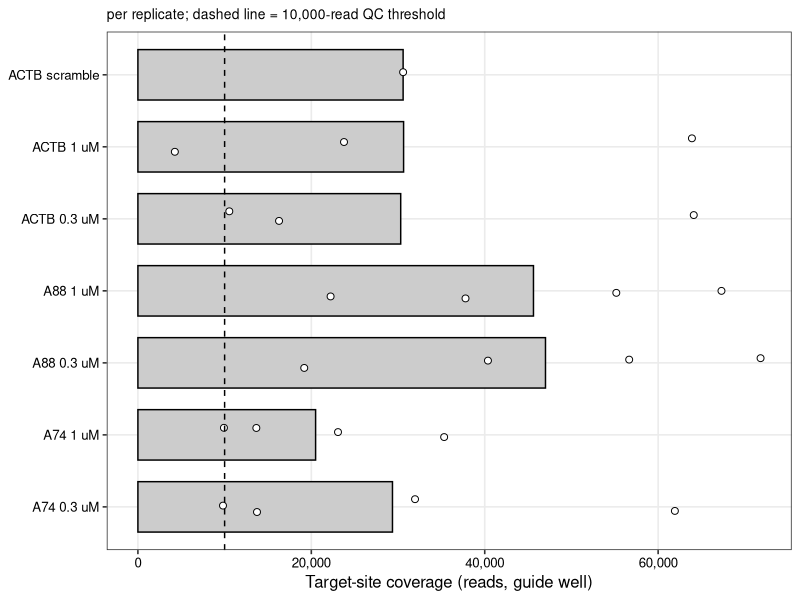
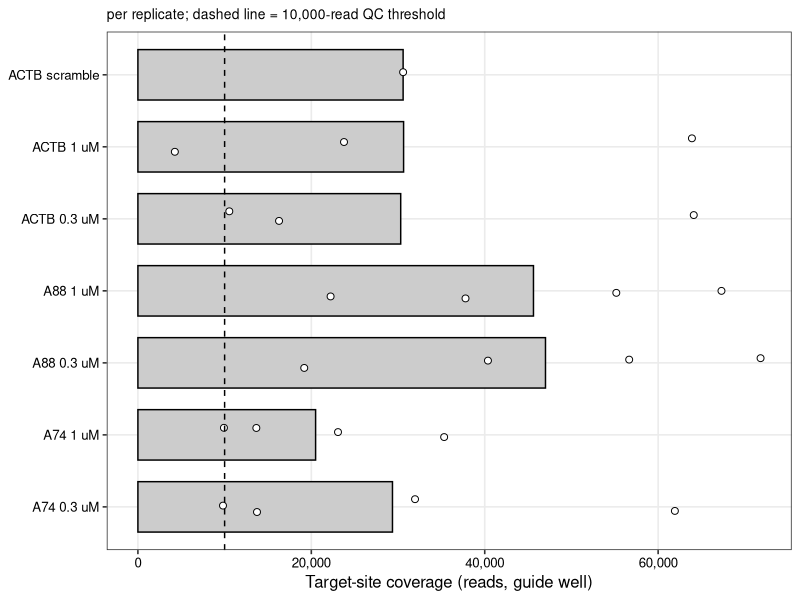

Here is the R script that generated these plots, in order:
# Target-site coverage per condition, read from data/editing_by_rep.csv.
# Replicate identity is explicit (rep column), not implied by row order.
suppressMessages(library(ggplot2)); set.seed(1)
dir.create("results/figures", recursive = TRUE, showWarnings = FALSE)
d <- read.csv("data/editing_by_rep.csv", stringsAsFactors = FALSE)
d$guide_cov <- suppressWarnings(as.numeric(d$guide_cov))
d <- d[!is.na(d$guide_cov), ]
d$grp <- paste(d$construct, d$dose)
agg <- aggregate(guide_cov ~ grp, d, function(x) c(m = mean(x), se = sd(x)/sqrt(length(x))))
agg <- data.frame(grp = agg$grp, mean = agg$guide_cov[,"m"], se = agg$guide_cov[,"se"])
p <- ggplot(agg, aes(mean, grp)) +
  geom_col(fill = "grey80", colour = "black", width = 0.7) +
  geom_point(data = d, aes(guide_cov, grp), shape = 21, fill = "white", size = 2,
             position = position_jitter(height = 0.12, width = 0, seed = 1)) +
  geom_vline(xintercept = 10000, linetype = "dashed") +
  scale_x_continuous(labels = scales::comma) +
  labs(x = "Target-site coverage (reads, guide well)", y = NULL,
       subtitle = "per replicate; dashed line = 10,000-read QC threshold") +
  theme_bw(base_size = 12) +
  theme(panel.grid.minor = element_blank(), text = element_text(colour = "black"),
        axis.text = element_text(colour = "black"), plot.subtitle = element_text(size = 10))
ggsave("results/figures/coverage.pdf", p, width = 6, height = 3.6)
ggsave("results/figures/coverage.png", p, width = 6, height = 3.6, dpi = 600)
cat("wrote coverage figure\n")
